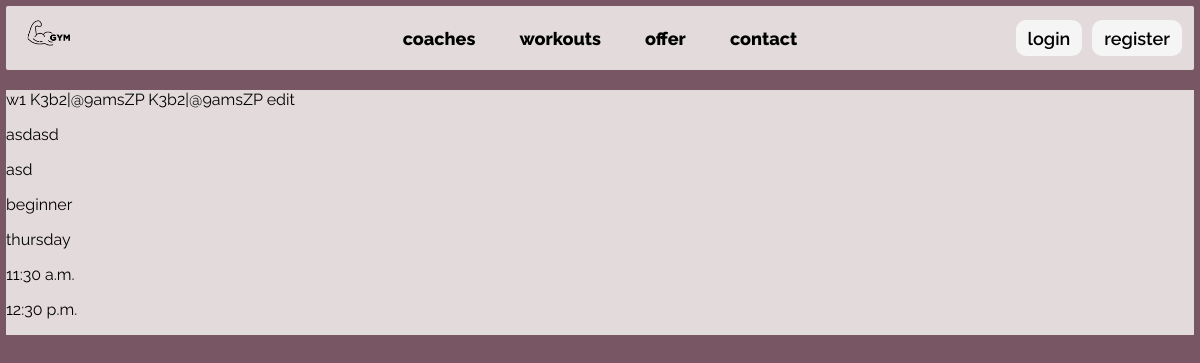
Screenshot of /workout/details/2 with the database file from the repository.
### workout/models.py (models this page shows)
class Workout(models.Model):
    name = models.CharField(max_length=100)
    coach = models.ForeignKey(User, on_delete=models.CASCADE, related_name='coach_workouts')
    client = models.ManyToManyField(User, related_name='client_workouts')
    description = models.TextField()
    target = models.CharField(max_length=50)
    start_time = models.TimeField(null=True)
    end_time = models.TimeField(null=True)
    max_participants = models.IntegerField()
    class Difficulty(models.TextChoices):
        BEGINNER = 'beginner', 'Beginner'
        INTERMEDIATE = 'intermediate', 'Intermediate'
        ADVANCED = 'advanced', 'Advanced'
    difficulty = models.CharField(
        max_length=20,
        choices=Difficulty.choices,
        null=True,
    )
    class Weekdays(models.TextChoices):
        MONDAY = 'monday', 'Monday'
        TUESDAY = 'tuesday', 'Tuesday'
        WEDNESDAY = 'wednesday', 'Wednesday'
        THURSDAY = 'thursday', 'Thursday'
        FRIDAY = 'friday', 'Friday'
        SATURDAY = 'saturday', 'Saturday'
        SUNDAY = 'sunday', 'Sunday'
    day = models.CharField(
        choices=Weekdays.choices,
        max_length=10,
        null=True,
    )
    class Status(models.TextChoices):
        ACTIVE = 'active', 'Active'
        INACTIVE = 'inactive', 'Inactive'
    status = models.CharField(
        choices=Status.choices,
        default=Status.ACTIVE,
        max_length=10,
    )

### users/models.py (models this page shows)
class User(AbstractUser):
    is_coach = models.BooleanField()
    profile_picture = models.ImageField(upload_to='profile_pictures/',
                                        default='profile_pictures/default.png')
    gender = models.CharField(
        choices=[('M', 'Male'),
                 ('F', 'Female')],
        max_length=1)

### workout/views.py (the view)
# urls.py: path('details/<int:workout_id>', views.details_workout, name='details_workout'),
def details_workout(request, workout_id):
    try:
        workout = Workout.objects.get(id=workout_id)
        context = {
            'workout': workout,
        }
        return render(request, "workout/details.html", context)
    except Workout.DoesNotExist:
        return HttpResponse('no such workout')

### workout/templates/workout/details.html (shortened to what this page needs)
{% extends 'core/index.html' %}
{% block content %}
{{workout.name}}
<a href="{% url 'users:coach_info' workout.coach.id %}">
    {{workout.coach.first_name}}
    {{workout.coach.last_name}}
</a>
<a>edit</a>
<p>{{workout.description}} </p>
<p>{{workout.target}} </p>
<p>{{workout.difficulty}} </p>
<p>{{workout.day}} </p>
<p>{{workout.start_time}} </p>
<p>{{workout.end_time}} </p>
{% endblock %}

### core/static/styles.css (style rules this page uses)
body { font-family: "Raleway", serif; font-optical-sizing: auto; font-style: normal; background: #795663; display: flex; flex-direction: column; align-items: center; margin: 0.5vw 0.5vw; }
a { text-decoration: none; color: black; }

### rows the page displays
Workout: name "w1", coach.first_name "K3b2|@9amsZP", coach.last_name "K3b2|@9amsZP", description "asdasd", target "asd", difficulty "beginner", day "thursday", start_time "11:30 a.m.", end_time "12:30 p.m."
